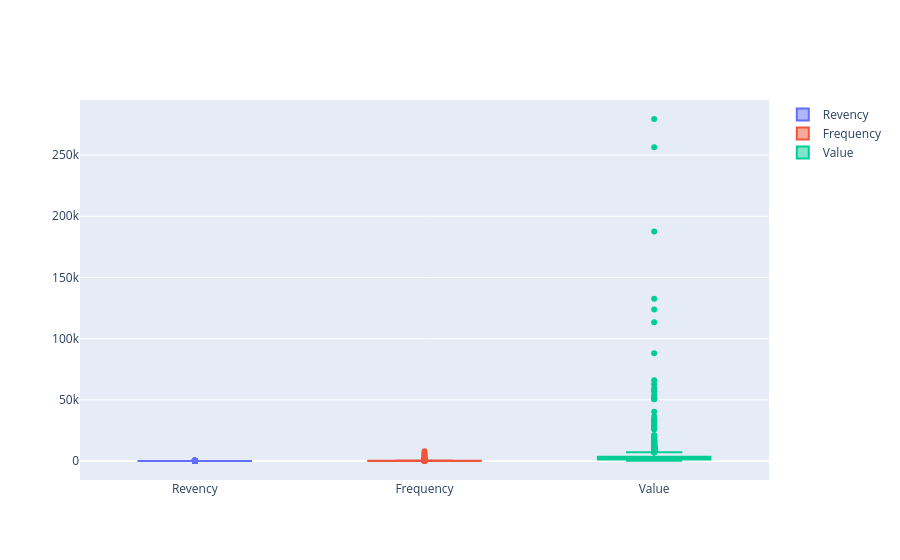

The cell this chart's notebook holds for it:
### Code cell
fig = go.Figure()
fig.add_trace(go.Box(y=vip_segment['Recency'],name='Revency'))
fig.add_trace(go.Box(y=vip_segment['Frequency'],name='Frequency'))
fig.add_trace(go.Box(y=vip_segment['Value'],name='Value'))

### Figure 1 — Plotly figure (JSON) as saved in the notebook; plotly's stock layout.template omitted (floating-point values rounded to 4 significant figures; data arrays with more than 128 entries replaced by an {"elided": "..."} marker saying what was removed)
{"data": [{"name": "Revency", "type": "box", "y": {"elided": "1690 int values"}}, {"name": "Frequency", "type": "box", "y": {"elided": "1690 int values"}}, {"name": "Value", "type": "box", "y": {"elided": "1690 float values"}}], "layout": {}}
